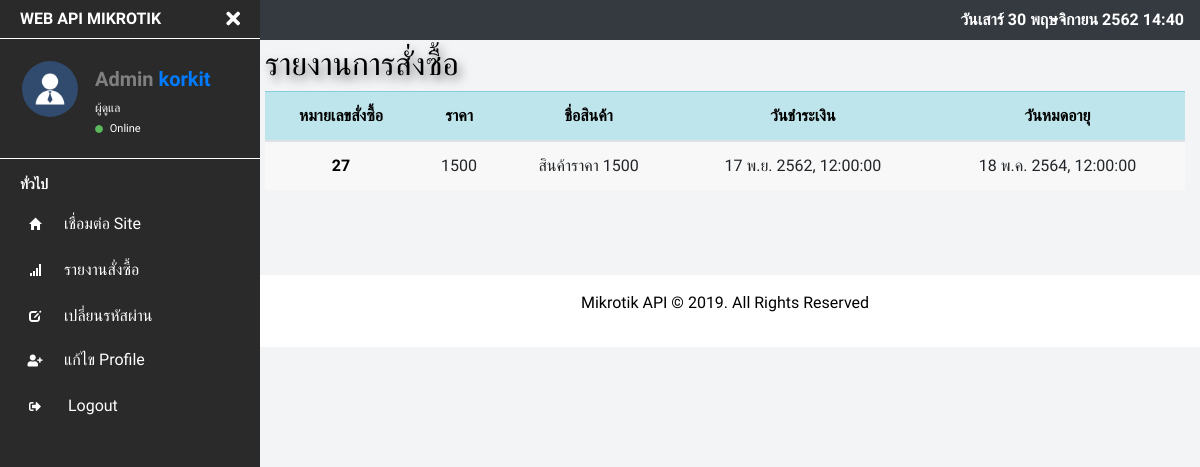
The page /siteadmin/order_report.php (signed in) on the database as committed earlier.
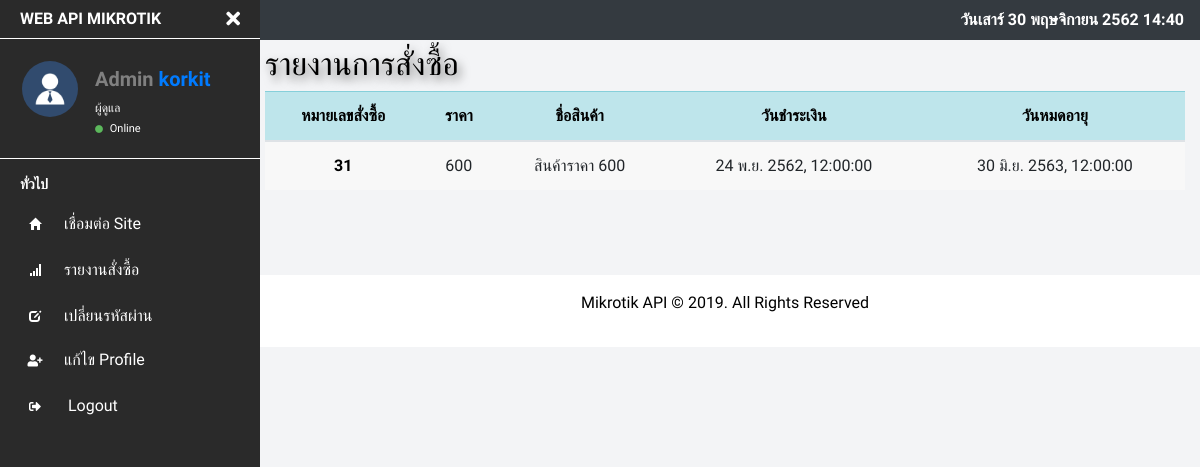
The same page on the database as committed later.
### tables this page shows
CREATE TABLE `orderpd` (
  `order_id` int(6) NOT NULL,
  `total_cash` int(10) NOT NULL,
  `appointment` datetime NOT NULL,
  `product_id` int(6) NOT NULL,
  `cus_id` int(6) NOT NULL
);

CREATE TABLE `payment` (
  `payment_id` int(6) NOT NULL,
  `payment_at` varchar(15) NOT NULL,
  `transfer_date` datetime NOT NULL,
  `expired_date` datetime NOT NULL,
  `amount` int(15) NOT NULL,
  `slip_name` varchar(40) NOT NULL,
  `paid` int(2) NOT NULL,
  `order_id` int(6) NOT NULL
);

CREATE TABLE `product` (
  `product_id` int(6) NOT NULL,
  `product_name` varchar(15) NOT NULL,
  `price` int(100) NOT NULL,
  `title` varchar(255) NOT NULL,
  `function` varchar(255) NOT NULL,
  `image` varchar(255) NOT NULL
);

### includes/datethai_function.php (called while the page is built)
<?php
function DateThai($strDate)
{
	$strYear = date("Y",strtotime($strDate))+543;
	$strMonth= date("n",strtotime($strDate));
	$strDay= date("j",strtotime($strDate));
	$strHour= date("H",strtotime($strDate));
	$strMinute= date("i",strtotime($strDate));
	$strSeconds= date("s",strtotime($strDate));
	$strMonthCut = Array("","ม.ค.","ก.พ.","มี.ค.","เม.ย.","พ.ค.","มิ.ย.","ก.ค.","ส.ค.","ก.ย.","ต.ค.","พ.ย.","ธ.ค.");
	$strMonthThai=$strMonthCut[$strMonth];
	return "$strDay $strMonthThai $strYear, $strHour:$strMinute:$strSeconds";
}
?>

### siteadmin/order_report.php (the view, shortened to what this page needs)
<?php
include('../includes/datethai_function.php');
include('../process/site_admin/function.php');
$statement = $conn->prepare("SELECT * FROM orderpd AS a
INNER JOIN product AS b on a.product_id = b.product_id
INNER JOIN siteadmin AS c on a.cus_id = c.cus_id
INNER JOIN payment AS d on a.order_id = d.order_id
WHERE c.cus_id = :cus_id");
$statement->bindParam(':cus_id', $_SESSION['cus_id']);
$statement->execute();
$result = $statement->fetchAll();
?>
<!DOCTYPE html>
<html>
<head>
    <?php include_once("../includes/template_backend/admin/head_tag_contents.php"); ?>
</head>
<body>
    <?php include("../includes/template_backend/admin/bar_top.php"); ?>
    <div class="page-wrapper chiller-theme toggled">
        <?php include("../includes/template_backend/site_admin/navigation.php"); ?>
        <main class="page-content">
            <div class="container-fluid">
                <h2>รายงานการสั่งซื้อ</h2>
                <div class="row">
                    <div class="form-group col-md-12">
                        <div class="table-responsive">
                            <table class="table">
                                <thead class="table-info">
                                    <tr>
                                        <th scope="col">หมายเลขสั่งซื้อ</th>
                                        <th scope="col">ราคา</th>
                                        <th scope="col">ชื่อสินค้า</th>
                                        <th scope="col">วันชำระเงิน</th>
                                        <th scope="col">วันหมดอายุ</th>
                                    </tr>
                                </thead>
                                <tbody>
                                    <?php foreach ($result as $result2) { ?>
                                        <tr>
                                            <th scope="row"><?= $result2['order_id'] ?></th>
                                            <td><?= $result2['total_cash'] ?></td>
                                            <td><?= $result2['product_name'] ?></td>
                                            <td><?= dateThai($result2['transfer_date']) ?></td>
                                            <td><?= dateThai($result2['expired_date']) ?></td>
                                        </tr>
                                    <?php } ?>
                                </tbody>
                            </table>
                        </div>
                        <br /><br />
                    </div>
                </div>
            </div>
            <?php include("../includes/template_backend/admin/footer.php"); ?>
        </main>
    </div>
</body>
</html>

Rows that differ between the two databases and show on the page:
removed orderpd: payment.order_id "27", total_cash "1500", product.product_name "สินค้าราคา 1500", payment.transfer_date "17 พ.ย. 2562, 12:00:00", payment.expired_date "18 พ.ค. 2564, 12:00:00"
added orderpd: payment.order_id "31", total_cash "600", product.product_name "สินค้าราคา 600", payment.transfer_date "24 พ.ย. 2562, 12:00:00", payment.expired_date "30 มิ.ย. 2563, 12:00:00"
